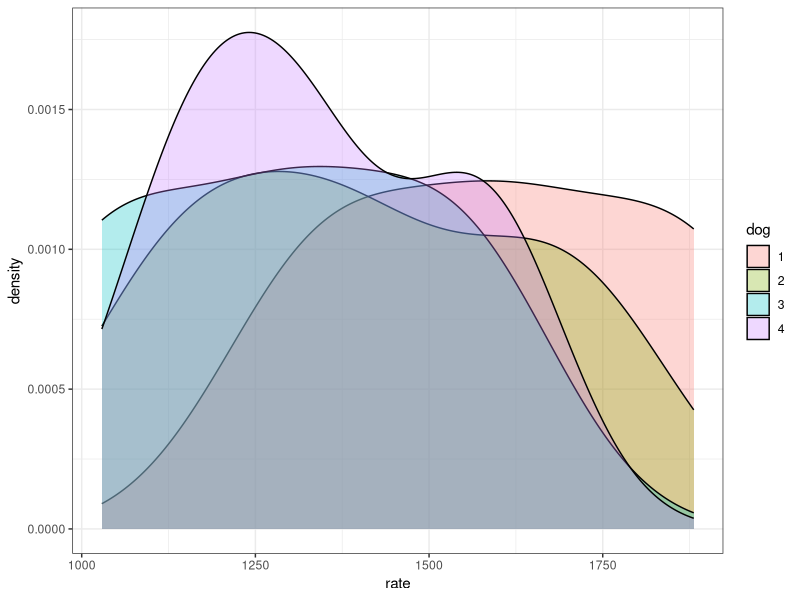
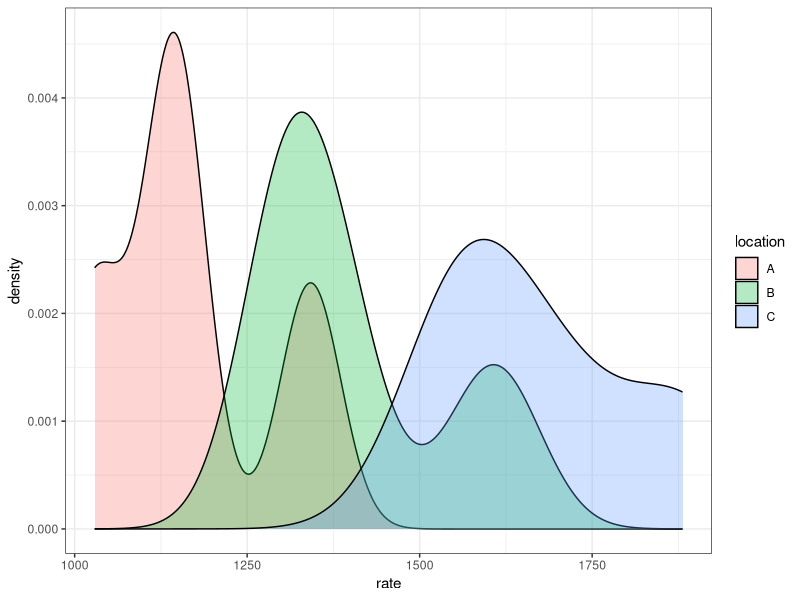
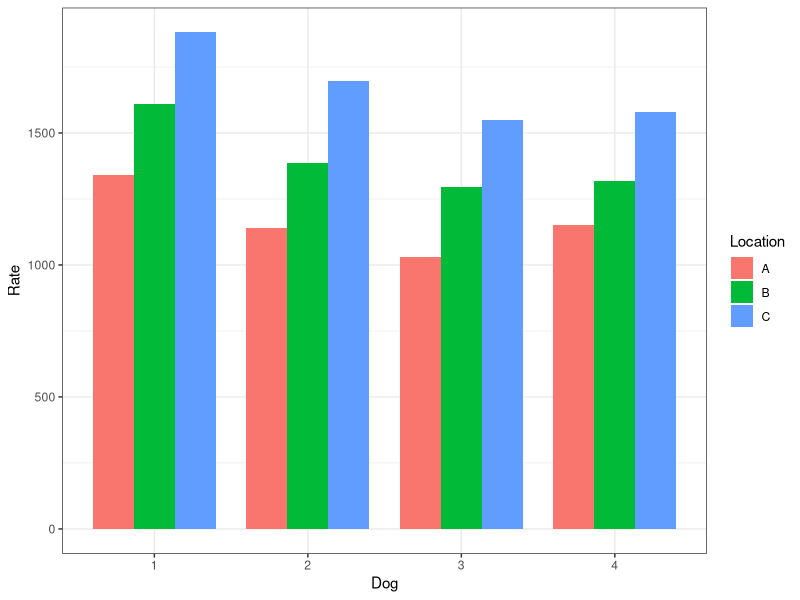
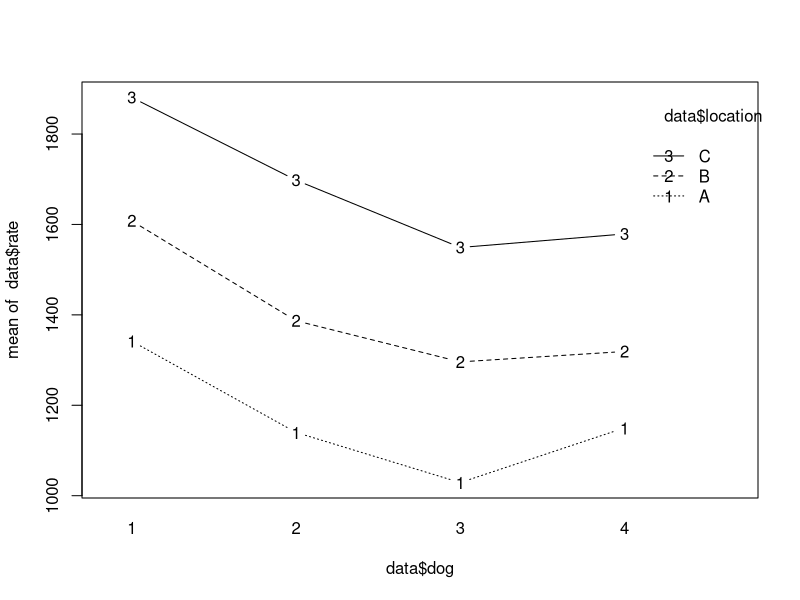

The R source for these figures, in order:
## ---- chunk 1
knitr::opts_chunk$set(echo = TRUE)
## ---- chunk 2
#2
library(tidyverse)
library(ggplot2)
library(ggthemes)

data <- tibble(dog = factor(c(1:4, 1:4, 1:4)),
               location = factor(c(rep("A", 4), rep("B", 4),
                                   rep("C", 4))),
               rate = c(1342, 1140, 1029, 1150,
                        1608, 1387, 1296, 1319,
                        1881, 1698, 1549, 1579))

data %>% 
  group_by(dog) %>% 
  summarise(mean(rate))

ggplot(data, aes(x = rate)) + 
  geom_density(aes(fill=dog), alpha = .3) +
  theme_bw()

data %>% 
  group_by(location) %>% 
  summarise(mean(rate))

ggplot(data, aes(x = rate)) + 
  geom_density(aes(fill=location), alpha = .3) +
  theme_bw()

ggplot(data, aes(x = factor(dog), y = rate, fill = factor(location))) +
  geom_bar(stat = "Identity", width = 0.8, position = "dodge") +
  xlab("Dog") + ylab("Rate") + labs(fill = "Location") +
  theme_bw()

interaction.plot(x.factor=data$dog, trace.factor=data$location, 
                 response=data$rate, type='b')

aov(rate ~ dog + location, data = data) %>%
  summary()


aov(rate ~ dog + location, data = data) %>%
  coefficients()


